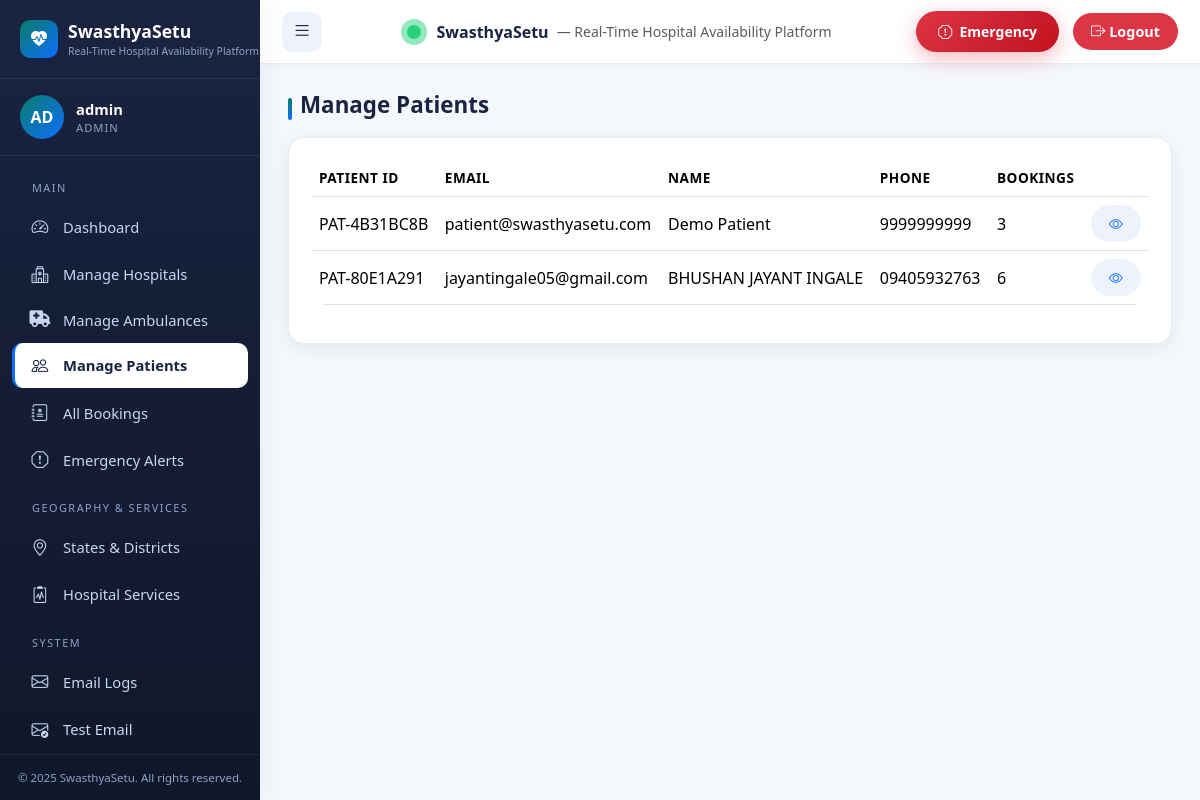
Screenshot of /admin/patients (signed in) with the database file from the repository.
### app.py (models this page shows, shortened)
class SiteContent(db.Model):
    __tablename__ = 'site_content'
    id = db.Column(db.Integer, primary_key=True)
    key = db.Column(db.String(100), unique=True, nullable=False)
    value = db.Column(db.Text, nullable=False)
    description = db.Column(db.String(255))

class User(UserMixin, db.Model):
    __tablename__ = 'users'
    id = db.Column(db.Integer, primary_key=True)
    email = db.Column(db.String(120), unique=True, nullable=False, index=True)
    password_hash = db.Column(db.String(255), nullable=False)
    role = db.Column(db.String(20), nullable=False)  # admin, hospital, patient
    is_active = db.Column(db.Boolean, default=True)
    is_approved = db.Column(db.Boolean, default=False)
    created_at = db.Column(db.DateTime, default=datetime.utcnow)
    unique_id = db.Column(db.String(20), unique=True, nullable=True)
    hospital_profile = db.relationship('HospitalProfile', backref='user', uselist=False)
    patient_profile = db.relationship('PatientProfile', backref='user', uselist=False)
    bookings = db.relationship('Booking', foreign_keys='Booking.patient_id', backref='patient')
    @property
    def display_name(self):
        if self.role == 'hospital' and self.hospital_profile:
            return self.hospital_profile.hospital_name
        if self.role == 'patient' and self.patient_profile:
            return self.patient_profile.full_name
        return self.email.split('@')[0]
    @property
    def initials(self):
        name = self.display_name or self.email
        parts = name.split()
        if len(parts) >= 2:
            return (parts[0][0] + parts[1][0]).upper()
        return name[:2].upper()

class PatientProfile(db.Model):
    __tablename__ = 'patient_profiles'
    id = db.Column(db.Integer, primary_key=True)
    user_id = db.Column(db.Integer, db.ForeignKey('users.id'), unique=True, nullable=False)
    full_name = db.Column(db.String(100), nullable=False)
    phone = db.Column(db.String(20), nullable=False)
    date_of_birth = db.Column(db.Date, nullable=True)
    blood_group = db.Column(db.String(5), nullable=True)
    address = db.Column(db.Text, nullable=True)
    emergency_contact = db.Column(db.String(20), nullable=True)

### app.py (the view)
@app.route('/admin/patients')
@login_required
@role_required('admin')
def admin_patients():
    patients = User.query.filter_by(role='patient', is_active=True).all()
    return render_template('admin/patients.html', patients=patients)

### app.py (called while the page is built)
def role_required(*roles):
    def decorator(f):
        @wraps(f)
        def decorated(*args, **kwargs):
            if not current_user.is_authenticated:
                flash('Please login to access this page.', 'warning')
                return redirect(url_for('login'))
            if current_user.role not in roles:
                flash("You don't have permission to access this page.", 'danger')
                return redirect(url_for('index'))
            return f(*args, **kwargs)
        return decorated
    return decorator

### templates/admin/patients.html
{% extends 'base.html' %}
{% block content %}
<h2 class="section-title">Manage Patients</h2>
<div class="card-soft">
  <div class="table-responsive"><table class="table align-middle">
    <thead><tr><th>Patient ID</th><th>Email</th><th>Name</th><th>Phone</th><th>Bookings</th><th></th></tr></thead>
    <tbody>
      {% for p in patients %}
      <tr>
        <td>{{ p.unique_id or '—' }}</td><td>{{ p.email }}</td>
        <td>{{ p.patient_profile.full_name if p.patient_profile else '—' }}</td>
        <td>{{ p.patient_profile.phone if p.patient_profile else '—' }}</td>
        <td>{{ p.bookings|length }}</td>
        <td><a class="btn btn-soft btn-sm" href="{{ url_for('admin_patient_detail', patient_id=p.id) }}"><i class="bi bi-eye"></i></a></td>
      </tr>
      {% else %}<tr><td colspan="6" class="text-center text-muted">No patients yet.</td></tr>{% endfor %}
    </tbody>
  </table></div>
</div>
{% endblock %}

### templates/base.html (shortened to what this page needs)
<!doctype html>
<html lang="en">
<head>
  <link href="https://cdn.jsdelivr.net/npm/bootstrap@5.3.3/dist/css/bootstrap.min.css" rel="stylesheet">
  <link rel="stylesheet" href="https://cdn.jsdelivr.net/npm/bootstrap-icons@1.11.3/font/bootstrap-icons.css">
  <link rel="stylesheet" href="https://cdnjs.cloudflare.com/ajax/libs/font-awesome/6.5.2/css/all.min.css">
  <link rel="stylesheet" href="https://cdnjs.cloudflare.com/ajax/libs/animate.css/4.1.1/animate.min.css">
  <link rel="stylesheet" href="https://unpkg.com/leaflet@1.9.4/dist/leaflet.css">
  <link href="{{ url_for('static', filename='css/main.css') }}" rel="stylesheet">
  <link href="{{ url_for('static', filename='css/sidebar.css') }}" rel="stylesheet">
  <link href="{{ url_for('static', filename='css/dashboard.css') }}" rel="stylesheet">
</head>
<body>
  {% if current_user.is_authenticated %}
  <div class="layout">
    <aside class="sidebar" id="sidebar">
      <div class="sidebar-brand">
        <div class="brand-icon"><i class="bi bi-heart-pulse-fill"></i></div>
        <div>
          <span class="brand-text">{{ APP_NAME }}</span>
          <span class="brand-sub">{{ APP_TAGLINE }}</span>
        </div>
      </div>
      <div class="user-card">
        <div class="avatar">{{ current_user.initials }}</div>
        <div class="info">
          <div class="name">{{ current_user.display_name }}</div>
          <div class="role">{{ current_user.role }}</div>
        </div>
      </div>
      <nav class="sidebar-nav">
        {% set ep = request.endpoint or '' %}
        {% if current_user.role == 'admin' %}
          <div class="sidebar-section-label">Main</div>
          <ul>
            <li><a href="{{ url_for('admin_dashboard') }}" class="{{ 'active' if ep=='admin_dashboard' else '' }}"><i class="bi bi-speedometer2"></i><span>Dashboard</span></a></li>
            <li><a href="{{ url_for('admin_hospitals') }}" class="{{ 'active' if 'hospital' in ep and 'admin' in ep else '' }}"><i class="bi bi-hospital"></i><span>Manage Hospitals</span></a></li>
            <li><a href="{{ url_for('admin_ambulances') }}" class="{{ 'active' if ep=='admin_ambulances' else '' }}"><i class="fa-solid fa-truck-medical"></i><span>Manage Ambulances</span></a></li>
            <li><a href="{{ url_for('admin_patients') }}" class="{{ 'active' if 'patient' in ep else '' }}"><i class="bi bi-people"></i><span>Manage Patients</span></a></li>
            <li><a href="{{ url_for('admin_bookings') }}" class="{{ 'active' if ep=='admin_bookings' else '' }}"><i class="bi bi-journal-medical"></i><span>All Bookings</span></a></li>
            <li><a href="{{ url_for('admin_emergency_alerts') }}" class="{{ 'active' if ep=='admin_emergency_alerts' else '' }}"><i class="bi bi-exclamation-octagon"></i><span>Emergency Alerts</span></a></li>
          </ul>
          <div class="sidebar-section-label">Geography & Services</div>
          <ul>
            <li><a href="{{ url_for('manage_states') }}" class="{{ 'active' if ep in ['manage_states','manage_districts'] else '' }}"><i class="bi bi-geo-alt"></i><span>States & Districts</span></a></li>
            <li><a href="{{ url_for('admin_hospital_services') }}" class="{{ 'active' if ep=='admin_hospital_services' else '' }}"><i class="bi bi-clipboard2-pulse"></i><span>Hospital Services</span></a></li>
          </ul>
          <div class="sidebar-section-label">System</div>
          <ul>
            <li><a href="{{ url_for('admin_emails') }}" class="{{ 'active' if 'email' in ep and ep != 'admin_test_email' else '' }}"><i class="bi bi-envelope"></i><span>Email Logs</span></a></li>
            <li><a href="{{ url_for('admin_test_email') }}" class="{{ 'active' if ep=='admin_test_email' else '' }}"><i class="bi bi-envelope-check"></i><span>Test Email</span></a></li>
          </ul>
        {% endif %}
      </nav>
      <div class="sidebar-footer">{{ APP_COPYRIGHT }}</div>
    </aside>
    <div class="main-area">
      <header class="topbar">
        <button class="toggle-btn" id="sidebarToggle" aria-label="Toggle sidebar"><i class="bi bi-list"></i></button>
        <div class="d-flex align-items-center gap-2">
          <span class="brand-pulse"></span>
          <strong>{{ APP_NAME }}</strong>
          <span class="text-muted small d-none d-md-inline">— {{ APP_TAGLINE }}</span>
        </div>
        <div class="topbar-right">
          <button type="button"
                  class="btn btn-emergency btn-sm d-none d-sm-inline-flex emergency-modal-trigger"
                  data-bs-toggle="modal" data-bs-target="#emergencyModal">
            <i class="bi bi-exclamation-octagon"></i>&nbsp; Emergency
          </button>
          <a class="logout-btn" href="{{ url_for('logout') }}"><i class="bi bi-box-arrow-right"></i> Logout</a>
        </div>
      </header>
      <main class="content">
        {% block content %}{% endblock %}
      </main>
    </div>
  </div>
  {% endif %}
</body>
</html>

### static/css/main.css (style rules this page uses)
:root { --primary: #0a7c6b; --primary-dark: #086053; --primary-light: #1aa28d; --accent: #0d6efd; --emergency: #dc3545; --success: #198754; --warning: #ffc107; --info: #0dcaf0; --sidebar-bg: #1a2340; --sidebar-bg-2: #0f172a; --sidebar-text: #c8d6f0; --sidebar-text-muted: #8da3c8; --body-bg: #f4f7fc; --card-bg: #ffffff; --text: #1a2340; --text-muted: #6c757d; --border: #e7ecf3; --radius: 16px; --shadow: 0 4px 18px rgba(15, 23, 42, 0.07); --shadow-hover: 0 10px 28px rgba(15, 23, 42, 0.13); }
* { box-sizing: border-box; }
body { font-family: 'Segoe UI', system-ui, -apple-system, 'Helvetica Neue', Arial, sans-serif; background: var(--body-bg); color: var(--text); margin: 0; padding: 0; min-height: 100vh; }
a { color: var(--accent); text-decoration: none; }
.btn-emergency { background: linear-gradient(135deg, #dc3545, #c1121f); border: none; border-radius: 30px; padding: 10px 22px; font-weight: 700; color: #fff; box-shadow: 0 6px 20px rgba(220, 53, 69, 0.35); }
.btn-soft { background: #eef3fb; color: var(--accent); border: none; border-radius: 30px; padding: 8px 18px; font-weight: 600; }
.card-soft { background: var(--card-bg); border-radius: var(--radius); border: 1px solid var(--border); box-shadow: var(--shadow); padding: 22px; transition: box-shadow .2s, transform .2s; }
.section-title { font-weight: 700; font-size: 1.4rem; color: var(--text); margin-bottom: 18px; position: relative; padding-left: 12px; }
.section-title::before { content: ''; position: absolute; left: 0; top: 6px; height: 22px; width: 4px; background: linear-gradient(180deg, var(--primary), var(--accent)); border-radius: 4px; }
.brand-pulse { display: inline-block; width: 14px; height: 14px; background: #28d17c; border-radius: 50%; margin-right: 8px; position: relative; vertical-align: middle; }
.brand-pulse::after { content: ''; position: absolute; inset: -6px; border-radius: 50%; background: rgba(40, 209, 124, 0.5); animation: pulse 1.6s infinite; }
.table { background: white; border-radius: var(--radius); overflow: hidden; }
.table thead { background: #f1f5fb; color: var(--text); }
.table th { font-weight: 600; font-size: .85rem; text-transform: uppercase; letter-spacing: .5px; }

### rows the page displays
SiteContent: value "Real-Time Hospital Availability Platform"
User: initials "AD", display_name "admin", role "ADMIN"
User: unique "PAT-4B31BC8B", email "patient@swasthyasetu.com", patient_profile "Demo Patient", patient_profile "9999999999", bookings|length "3"
User: unique "PAT-80E1A291", email "jayantingale05@gmail.com", patient_profile "BHUSHAN JAYANT INGALE", patient_profile "09405932763", bookings|length "6"

### other values shown
{{ APP_NAME }} "SwasthyaSetu"
{{ APP_COPYRIGHT }} "© 2025 SwasthyaSetu. All rights reserved."
